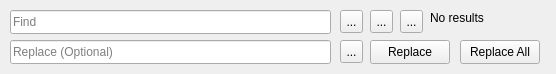
<?xml version="1.0" encoding="UTF-8"?>
<ui version="4.0">
 <class>FindAndReplace</class>
 <widget class="QWidget" name="FindAndReplace">
  <property name="geometry">
   <rect>
    <x>0</x>
    <y>0</y>
    <width>556</width>
    <height>74</height>
   </rect>
  </property>
  <property name="windowTitle">
   <string>Form</string>
  </property>
  <widget class="QLineEdit" name="Find">
   <property name="geometry">
    <rect>
     <x>10</x>
     <y>10</y>
     <width>321</width>
     <height>24</height>
    </rect>
   </property>
   <property name="placeholderText">
    <string>Find</string>
   </property>
  </widget>
  <widget class="QLineEdit" name="Replace">
   <property name="geometry">
    <rect>
     <x>10</x>
     <y>40</y>
     <width>321</width>
     <height>24</height>
    </rect>
   </property>
   <property name="placeholderText">
    <string>Replace (Optional)</string>
   </property>
  </widget>
  <widget class="QToolButton" name="MatchCase">
   <property name="geometry">
    <rect>
     <x>340</x>
     <y>10</y>
     <width>23</width>
     <height>23</height>
    </rect>
   </property>
   <property name="toolTip">
    <string>Match Case</string>
   </property>
   <property name="text">
    <string>...</string>
   </property>
   <property name="icon">
    <iconset resource="Resources.qrc">
     <normaloff>:/icons/match_case.png</normaloff>:/icons/match_case.png</iconset>
   </property>
   <property name="iconSize">
    <size>
     <width>16</width>
     <height>16</height>
    </size>
   </property>
   <property name="checkable">
    <bool>true</bool>
   </property>
   <property name="checked">
    <bool>false</bool>
   </property>
  </widget>
  <widget class="QToolButton" name="MatchWholeWord">
   <property name="geometry">
    <rect>
     <x>370</x>
     <y>10</y>
     <width>23</width>
     <height>23</height>
    </rect>
   </property>
   <property name="toolTip">
    <string>Match Whole Word</string>
   </property>
   <property name="text">
    <string>...</string>
   </property>
   <property name="icon">
    <iconset resource="Resources.qrc">
     <normaloff>:/icons/match_word.png</normaloff>:/icons/match_word.png</iconset>
   </property>
   <property name="checkable">
    <bool>true</bool>
   </property>
  </widget>
  <widget class="QToolButton" name="UseRegularExp">
   <property name="geometry">
    <rect>
     <x>400</x>
     <y>10</y>
     <width>23</width>
     <height>23</height>
    </rect>
   </property>
   <property name="toolTip">
    <string>Use Regular Expression</string>
   </property>
   <property name="text">
    <string>...</string>
   </property>
   <property name="icon">
    <iconset resource="Resources.qrc">
     <normaloff>:/icons/regular_expression.png</normaloff>:/icons/regular_expression.png</iconset>
   </property>
   <property name="checkable">
    <bool>true</bool>
   </property>
  </widget>
  <widget class="QToolButton" name="PreserveCase">
   <property name="geometry">
    <rect>
     <x>340</x>
     <y>40</y>
     <width>23</width>
     <height>23</height>
    </rect>
   </property>
   <property name="toolTip">
    <string>Preserve Case</string>
   </property>
   <property name="text">
    <string>...</string>
   </property>
   <property name="icon">
    <iconset resource="Resources.qrc">
     <normaloff>:/icons/preserve_case.png</normaloff>:/icons/preserve_case.png</iconset>
   </property>
   <property name="checkable">
    <bool>true</bool>
   </property>
  </widget>
  <widget class="QPushButton" name="ReplaceButton">
   <property name="geometry">
    <rect>
     <x>370</x>
     <y>40</y>
     <width>80</width>
     <height>24</height>
    </rect>
   </property>
   <property name="text">
    <string>Replace</string>
   </property>
  </widget>
  <widget class="QPushButton" name="ReplaceAllButton">
   <property name="geometry">
    <rect>
     <x>460</x>
     <y>40</y>
     <width>80</width>
     <height>24</height>
    </rect>
   </property>
   <property name="text">
    <string>Replace All</string>
   </property>
  </widget>
  <widget class="QLabel" name="label">
   <property name="geometry">
    <rect>
     <x>430</x>
     <y>10</y>
     <width>111</width>
     <height>16</height>
    </rect>
   </property>
   <property name="text">
    <string>No results</string>
   </property>
  </widget>
 </widget>
 <resources>
  <include location="Resources.qrc"/>
 </resources>
 <connections/>
</ui>
